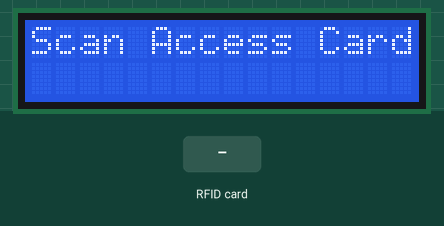
Recording of a sketch running on a simulated Arduino Uno, built with avr-gcc and run on an emulated ATmega328P. On the bench: 16×2 character LCD. The test bench sets the inputs (shaded band).

Above: at 1.3 s.
1.4 s: RFID card E5 A7 FA C2 held to the reader
At 2.2 s:
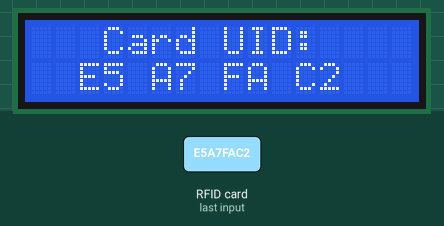
At 6.8 s:
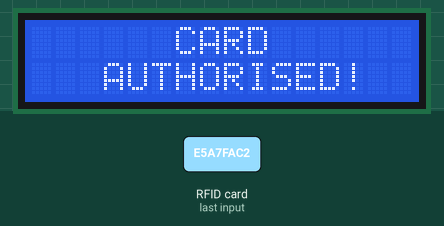
7.4 s: RFID card E0 0E 7E 1C held to the reader
At 10.7 s:
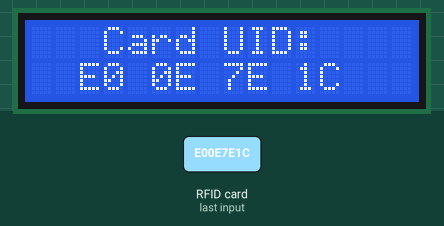
Timing chart, 0 to 12.2 s (numbered marks = the images above; inputs shaded):
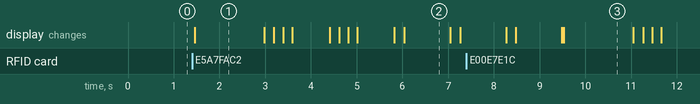

The sketch:

RC522_with_LCD.ino
```cpp
/*
 *  -----------------------------------------------------------------------------
 * Pin layout should be as follows:
 * Signal     Pin              Pin               Pin
 *            Arduino Uno      Arduino Mega      MFRC522 board
 * ------------------------------------------------------------
 * Reset      9                5                 RST
 * SPI SS     10               53                SDA
 * SPI MOSI   11               51                MOSI
 * SPI MISO   12               50                MISO
 * SPI SCK    13               52                SCK

  */

#include<SPI.h>
#include<MFRC522.h>

#include <Wire.h>
#include <LiquidCrystal_I2C.h>


#define RSTPIN 9
#define SSPIN 10
MFRC522 rc(SSPIN, RSTPIN);

int readsuccess=0;

byte defcard[][4]={{0xE5,0xA7,0xFA,0xC2}, {0xE0,0x0E,0x7E,0x1C}};      //for multiple cards  //2nd array last block should be 1B instead of 1C for actual Tag
int N=2;       //change this to the number of cards/tags you will use
byte readcard[4];       //stores the UID of current tag which is read

LiquidCrystal_I2C lcd(0x3F, 2, 1, 0, 4, 5, 6, 7, 3, POSITIVE);


void setup()
{

lcd.begin(16,2);    //Defining 16 columns and 2 rows of lcd display
lcd.backlight();

SPI.begin();
rc.PCD_Init();     //initialize the receiver

}


void loop()
{

 here:
 lcd.setCursor(0,0);
 lcd.print("Scan Access Card");


 readsuccess = getId();
 if(readsuccess)
 {
  lcd.clear();

   int match=0;

   match = isMatch();

   if(match)
   {
       for(int v=0; v<3; v++)
       {
         lcd.clear();
         delay(200);
         lcd.setCursor(6,0);
         lcd.print("CARD");
         lcd.setCursor(2,1);
         lcd.print(" AUTHORISED!");
         delay(1000);
         lcd.clear();
       }
    }

    else
    {
       for(int v=0; v<3; v++)
       {
         lcd.clear();
         delay(200);
         lcd.setCursor(5,0);
         lcd.print("CARD");
         lcd.setCursor(0,1);
         lcd.print("NOT AUTHORISED!");
         delay(1000);
         lcd.clear();
       }
     }
   }
}


int getId()         //function to get the UID of the card
{

  int z=0;

  if(!rc.PICC_IsNewCardPresent())
    return 0;
  if(!rc.PICC_ReadCardSerial())
    return 0;

  lcd.clear();
  lcd.setCursor(3,0);
  lcd.print("Card UID:");

  for (byte i = 0; i < rc.uid.size; i++)
  {
    readcard[i]=rc.uid.uidByte[i];
    lcd.setCursor(1+z,1);
    lcd.print(rc.uid.uidByte[i] < 0x10 ? " 0" : " ");
    lcd.print(rc.uid.uidByte[i], HEX);
    z=z+3;
  }
  delay(1500);
  lcd.clear();

  rc.PICC_HaltA();

  return 1;
}


int isMatch()         //Function to Compare the current tag with pre defined tags
{
  int ret = 0;
  for(int i=0; i<N; i++)
  {
    lcd.clear();
    lcd.print(" Matching with");
    delay(200);
    lcd.setCursor(2, 1);
    lcd.print(" Card ");
    lcd.setCursor(8, 1);
    lcd.print(i+1);
    lcd.print(".");
    delay(200);
    lcd.print(".");
    delay(200);
    lcd.print(".");
    delay(800);

    if(!memcmp(readcard, defcard[i], 4))
      ret++;
  }
  return ret;
}
```

Measured:
- after the input at 1.4 s, the display: changes after 0.06 s (image 1)
- after the input at 7.4 s, the display: first differs from a run without the input after 2.1 s (image 3)
- what the display in image 1 shows lasts 1.5 s, from 1.5 s to 3.0 s
- what the display in image 2 shows lasts 1.0 s, from 6.0 s to 7.0 s
